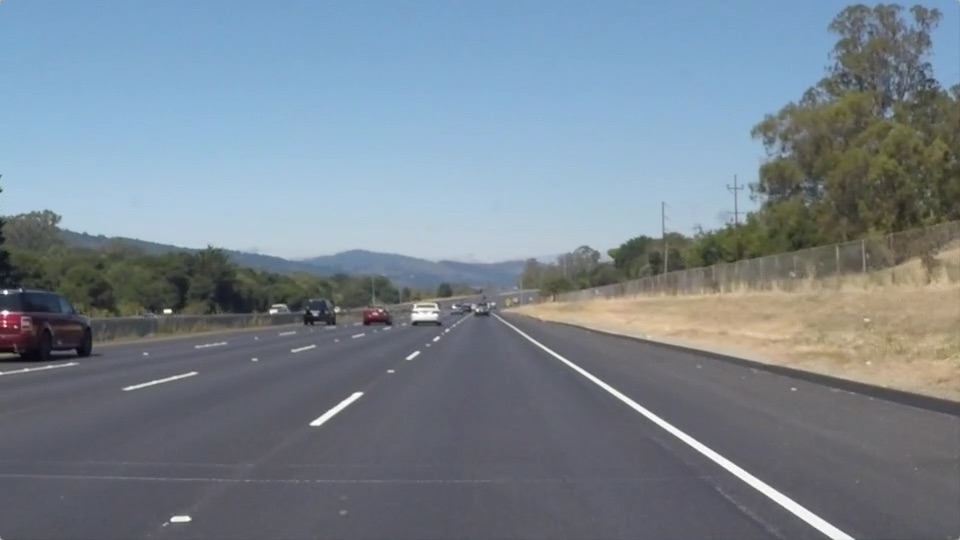
#> input picture CarND-LaneLines-P1/test_images/solidWhiteRight.jpg, 960 x 540 px
$ jupyter execute --allow-errors P1.ipynb   (shell and % lines are left out)
#> lines starting #> are read from the running program, lines starting #| are printed output that depends on the picture; after the words box and inside, x2 and y2 are one past the last pixel; in counts of white or black regions, pixels touching at a corner belong together
# **Finding Lane Lines on the Road**
***
In this project, you will use the tools you learned about in the lesson to identify lane lines on the road.  You can develop your pipeline on a series of individual images, and later apply the result to a video stream (really just a series of images). Check out the video clip "raw-lines-example.mp4" (also contained in this repository) to see what the output should look like after using the helper functions below.

Once you have a result that looks roughly like "raw-lines-example.mp4", you'll need to get creative and try to average and/or extrapolate the line segments you've detected to map out the full extent of the lane lines.  You can see an example of the result you're going for in the video "P1_example.mp4".  Ultimately, you would like to draw just one line for the left side of the lane, and one for the right.

---
Let's have a look at our first image called 'test_images/solidWhiteRight.jpg'.  Run the 2 cells below (hit Shift-Enter or the "play" button above) to display the image.

**Note** If, at any point, you encounter frozen display windows or other confounding issues, you can always start again with a clean slate by going to the "Kernel" menu above and selecting "Restart & Clear Output".

---

**The tools you have are color selection, region of interest selection, grayscaling, Gaussian smoothing, Canny Edge Detection and Hough Tranform line detection.  You  are also free to explore and try other techniques that were not presented in the lesson.  Your goal is piece together a pipeline to detect the line segments in the image, then average/extrapolate them and draw them onto the image for display (as below).  Once you have a working pipeline, try it out on the video stream below.**

---

<figure>

 <figcaption>
 <p></p>
 <p style="text-align: center;"> Your output should look something like this (above) after detecting line segments using the helper functions below </p>
 </figcaption>
</figure>
 <p></p>
<figure>

 <figcaption>
 <p></p>
 <p style="text-align: center;"> Your goal is to connect/average/extrapolate line segments to get output like this</p>
 </figcaption>
</figure>

[cell 1]
#importing some useful packages
import matplotlib.pyplot as plt
import matplotlib.image as mpimg
import numpy as np
import cv2

[cell 2]
#reading in an image
image = mpimg.imread('test_images/solidWhiteRight.jpg')
#> image is the input picture: shape (540, 960, 3); mean R, G, B 120.3, 132.6, 143.7
#printing out some stats and plotting
print('This image is:', type(image), 'with dimesions:', image.shape)
#| This image is: <class 'numpy.ndarray'> with dimesions: (540, 960, 3)
plt.imshow(image)  # if you wanted to show a single color channel image called 'gray', for example, call as plt.imshow(gray, cmap='gray')

**Some OpenCV functions (beyond those introduced in the lesson) that might be useful for this project are:**

`cv2.inRange()` for color selection
`cv2.fillPoly()` for regions selection
`cv2.line()` to draw lines on an image given endpoints
`cv2.addWeighted()` to coadd / overlay two images
`cv2.cvtColor()` to grayscale or change color
`cv2.imwrite()` to output images to file
`cv2.bitwise_and()` to apply a mask to an image

**Check out the OpenCV documentation to learn about these and discover even more awesome functionality!**

Below are some helper functions to help get you started. They should look familiar from the lesson!

[cell 3]
import math

def grayscale(img):
    """Applies the Grayscale transform
    This will return an image with only one color channel
    but NOTE: to see the returned image as grayscale
    (assuming your grayscaled image is called 'gray')
    you should call plt.imshow(gray, cmap='gray')"""
    return cv2.cvtColor(img, cv2.COLOR_RGB2GRAY)
    # Or use BGR2GRAY if you read an image with cv2.imread()
    # return cv2.cvtColor(img, cv2.COLOR_BGR2GRAY)

def canny(img, low_threshold, high_threshold):
    """Applies the Canny transform"""
    return cv2.Canny(img, low_threshold, high_threshold)

def gaussian_blur(img, kernel_size):
    """Applies a Gaussian Noise kernel"""
    return cv2.GaussianBlur(img, (kernel_size, kernel_size), 0)

def region_of_interest(img, vertices):
    """
    Applies an image mask.

    Only keeps the region of the image defined by the polygon
    formed from `vertices`. The rest of the image is set to black.
    """
    #defining a blank mask to start with
    mask = np.zeros_like(img)

    #defining a 3 channel or 1 channel color to fill the mask with depending on the input image
    if len(img.shape) > 2:
        channel_count = img.shape[2]  # i.e. 3 or 4 depending on your image
        ignore_mask_color = (255,) * channel_count
    else:
        ignore_mask_color = 255

    #filling pixels inside the polygon defined by "vertices" with the fill color
    cv2.fillPoly(mask, vertices, ignore_mask_color)

    #returning the image only where mask pixels are nonzero
    masked_image = cv2.bitwise_and(img, mask)
    return masked_image


def draw_lines(img, lines, color=[255, 0, 0], thickness=2):
    """
    NOTE: this is the function you might want to use as a starting point once you want to
    average/extrapolate the line segments you detect to map out the full
    extent of the lane (going from the result shown in raw-lines-example.mp4
    to that shown in P1_example.mp4).

    Think about things like separating line segments by their
    slope ((y2-y1)/(x2-x1)) to decide which segments are part of the left
    line vs. the right line.  Then, you can average the position of each of
    the lines and extrapolate to the top and bottom of the lane.

    This function draws `lines` with `color` and `thickness`.
    Lines are drawn on the image inplace (mutates the image).
    If you want to make the lines semi-transparent, think about combining
    this function with the weighted_img() function below
    """
    for line in lines:
        for x1,y1,x2,y2 in line:
            cv2.line(img, (x1, y1), (x2, y2), color, thickness)

def hough_lines(img, rho, theta, threshold, min_line_len, max_line_gap):
    """
    `img` should be the output of a Canny transform.

    Returns an image with hough lines drawn.
    """
    lines = cv2.HoughLinesP(img, rho, theta, threshold, np.array([]), minLineLength=min_line_len, maxLineGap=max_line_gap)
    line_img = np.zeros((img.shape[0], img.shape[1], 3), dtype=np.uint8)
    draw_lines(line_img, lines)
    return line_img

# Python 3 has support for cool math symbols.

def weighted_img(img, initial_img, α=0.8, β=1., λ=0.):
    """
    `img` is the output of the hough_lines(), An image with lines drawn on it.
    Should be a blank image (all black) with lines drawn on it.

    `initial_img` should be the image before any processing.

    The result image is computed as follows:

    initial_img * α + img * β + λ
    NOTE: initial_img and img must be the same shape!
    """
    return cv2.addWeighted(initial_img, α, img, β, λ)

## Test on Images

Now you should build your pipeline to work on the images in the directory "test_images"
**You should make sure your pipeline works well on these images before you try the videos.**

run your solution on all test_images and make copies into the test_images directory).

[cell 4]
import os
os.listdir("test_images/")

[cell 5]
def read_image(image_path):
    """Reads and returns image."""
#> called with image_path = 'test_images/solidWhiteCurve.jpg'
    return mpimg.imread(image_path)
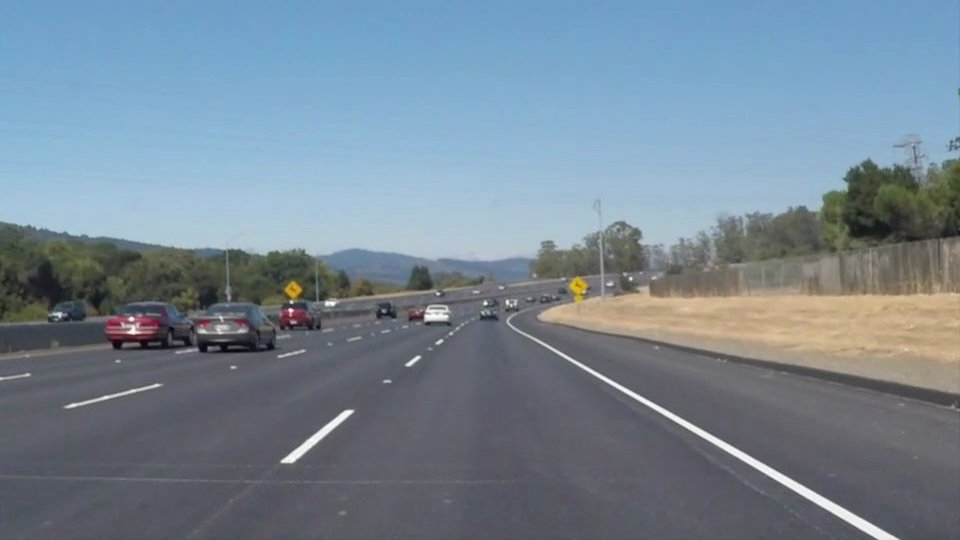
#> input picture CarND-LaneLines-P1/test_images/solidWhiteCurve.jpg, 960 x 540 px
#> returned value is the input picture: shape (540, 960, 3); mean R, G, B 118.5, 134.5, 148.1

[cell 6]
# Read and save test images to array
test_images = [read_image('test_images/' + i) for i in os.listdir('test_images/')]
#> call 3 of read_image, with image_path = 'test_images/solidYellowCurve.jpg'
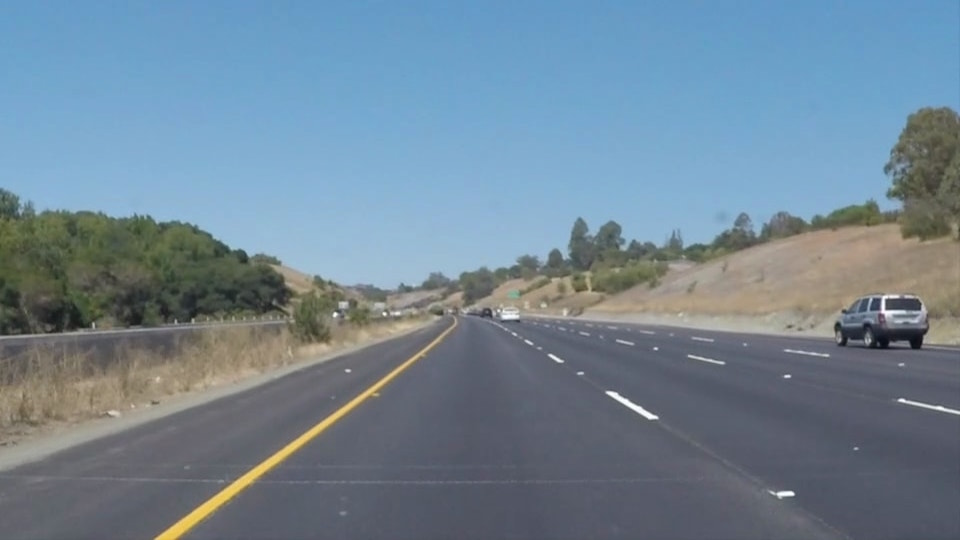
#> input picture CarND-LaneLines-P1/test_images/solidYellowCurve.jpg, 960 x 540 px
#> in read_image, returned value is the input picture: shape (540, 960, 3); mean R, G, B 113, 133.4, 149
#> test_images = 3 items

[cell 7]
# TODO: Build your pipeline that will draw lane lines on the test_images
# then save them to the test_images directory.
# Pipeline

def draw_lane_lines(image):
    gray = grayscale(image)
    plt.subplot(2,2,1)
    plt.imshow(gray, cmap="gray")
# Define a kernel size for Gaussian smoothing / blurring
# Note: this step is optional as cv2.Canny() applies a 5x5 Gaussian internally
    kernel_size = 3
    blur_gray = gaussian_blur(gray,kernel_size)

# Define parameters for Canny
    low_threshold = 50
    high_threshold = 150
    edges = canny(blur_gray, low_threshold, high_threshold)
#> in canny, `return cv2.Canny(img, low_threshold, high_threshold)`:
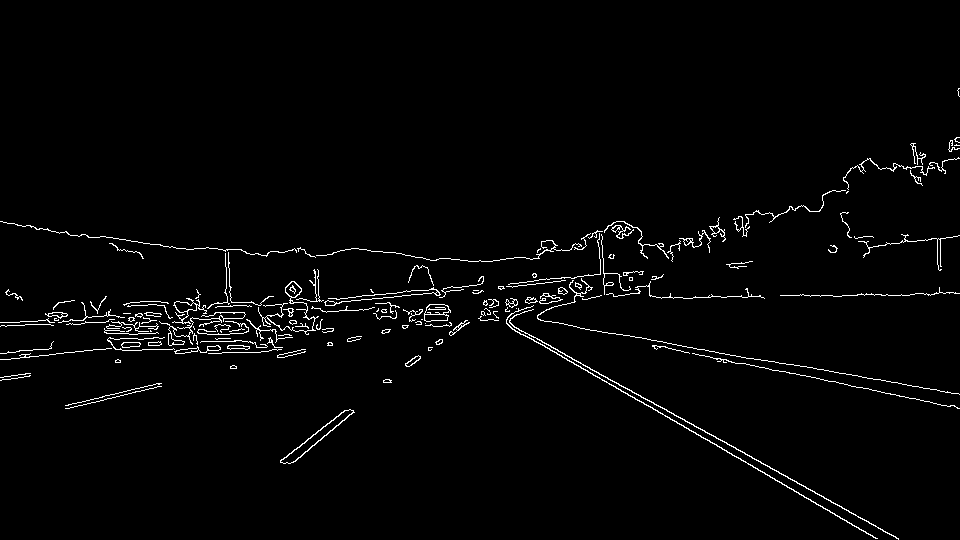
#> returned value: shape (540, 960); 2.1% white in thin lines or dots, all inside (x1, y1, x2, y2) = (0, 88, 960, 540)


# Mask edges image
    border = 0
    imshape = image.shape
#> imshape = (540, 960, 3)
    vertices = np.array([[(0,imshape[0]),(465, 320), (475, 320), (imshape[1],imshape[0])]], dtype=np.int32)
    masked_image = region_of_interest(edges,vertices)
#> in region_of_interest, `cv2.fillPoly(mask, vertices, ignore_mask_color)`:
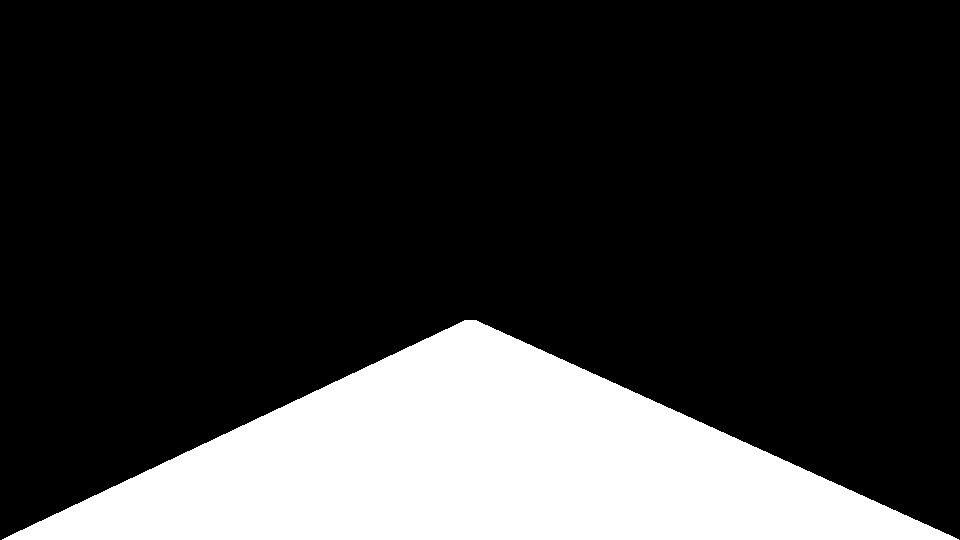
#> mask: shape (540, 960); 20.6% white; 1 white region, box (x1, y1, x2, y2) and area: (2, 320, 959, 540) 106734
#> in region_of_interest, `masked_image = cv2.bitwise_and(img, mask)`: masked_image: shape (540, 960); 0.25% white in thin lines or dots, all inside (x1, y1, x2, y2) = (280, 320, 899, 540)

# Display the image
    ## Plot masked edges image
    masked_bw_edges_image = cv2.cvtColor(masked_image, cv2.COLOR_GRAY2BGR)
    plt.subplot(2,2,2)
    plt.imshow(masked_bw_edges_image)

# Define the Hough transform parameters
# Make a blank the same size as our image to draw on
    rho = 2 # distance resolution in pixels of the Hough grid
    theta = np.pi/180 # angular resolution in radians of the Hough grid
    threshold = 20     # minimum number of votes (intersections in Hough grid cell)
    min_line_length = 100 #minimum number of pixels making up a line
    max_line_gap = 160    # maximum gap in pixels between connectable line segments

# Run Hough on edge detected image
# Output "lines" is an array containing endpoints of detected line segments
    line_image = hough_lines(masked_image, rho, theta, threshold, min_line_length, max_line_gap)
#> in hough_lines, `lines = cv2.HoughLinesP(img, rho, theta, threshold, np.array([]), minL..`: lines = [[584, 369, 877, 538], [626, 388, 898, 539], [293, 462, 456, 326], [280, 461, 415, 356], [640, 395, 898, 538], [300, 457, 460, 323], [280, 462, 464, 324], [280, 460, 453, 334], [288, 463, 469, 322], [327, 423, 461, 325], [615, 386, 769, 475], [289, 453, 463, 326]]
#> the loop in draw_lines, `for line in lines:` made 12 passes

    ## Plot Hough lines image
    plt.subplot(2,2,3)
    plt.imshow(line_image)

# Create a "color" binary image to combine with line image
    color_edges = np.dstack((edges, edges, edges))
    line_edges = weighted_img(line_image,color_edges)

    plt.subplot(2,2,4)
    plt.imshow(line_edges)
    return line_edges
image = draw_lane_lines(test_images[0])
draw_lane_lines(image)
#> in canny (call 2), `return cv2.Canny(img, low_threshold, high_threshold)`: returned value: shape (540, 960); 3.6% white in thin lines or dots, all inside (x1, y1, x2, y2) = (0, 87, 960, 540)
#> in region_of_interest (call 2), `masked_image = cv2.bitwise_and(img, mask)`:
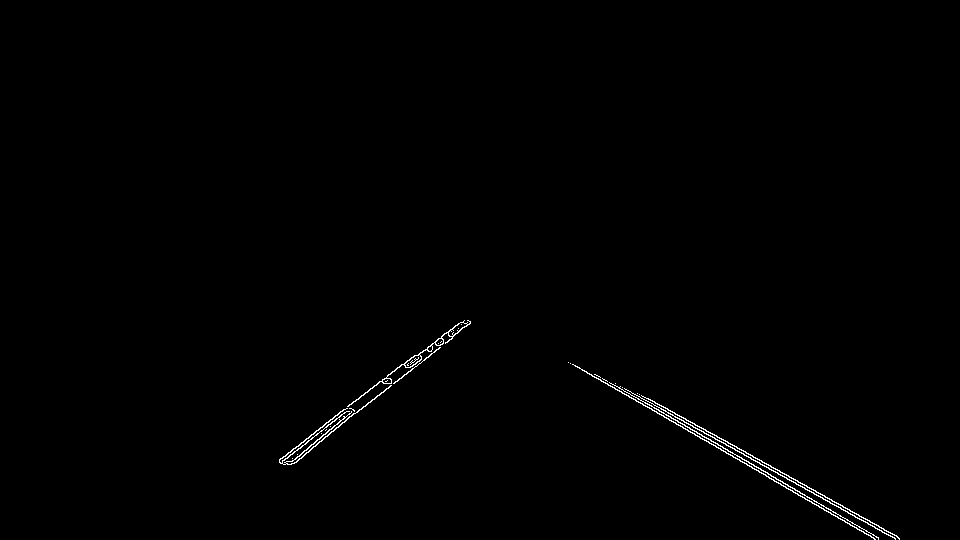
#> masked_image: shape (540, 960); 0.52% white in thin lines or dots, all inside (x1, y1, x2, y2) = (279, 320, 900, 540)
#> in hough_lines (call 2), `lines = cv2.HoughLinesP(img, rho, theta, threshold, np.array([]), minL..`: lines = 23 rows, first 6: [594, 374, 878, 525], [290, 464, 470, 323], [572, 364, 874, 538], [280, 458, 460, 322], [648, 398, 861, 520], [610, 383, 878, 538]
#> the loop in draw_lines (call 2), `for line in lines:` made 23 passes
#> line on passes 1 to 12: [[594, 374, 878, 525]], [[290, 464, 470, 323]], [[572, 364, 874, 538]], [[280, 458, 460, 322]], [[648, 398, 861, 520]], [[610, 383, 878, 538]], [[279, 460, 470, 321]], [[288, 464, 411, 357]], [[716, 435, 895, 538]], [[281, 463, 469, 321]], [[292, 461, 463, 322]], [[699, 426, 878, 537]]

[cell 8]
draw_lane_lines(test_images[1])
#> in canny (call 3), `return cv2.Canny(img, low_threshold, high_threshold)`: returned value: shape (540, 960); 2% white in thin lines or dots
#> in region_of_interest (call 3), `masked_image = cv2.bitwise_and(img, mask)`:
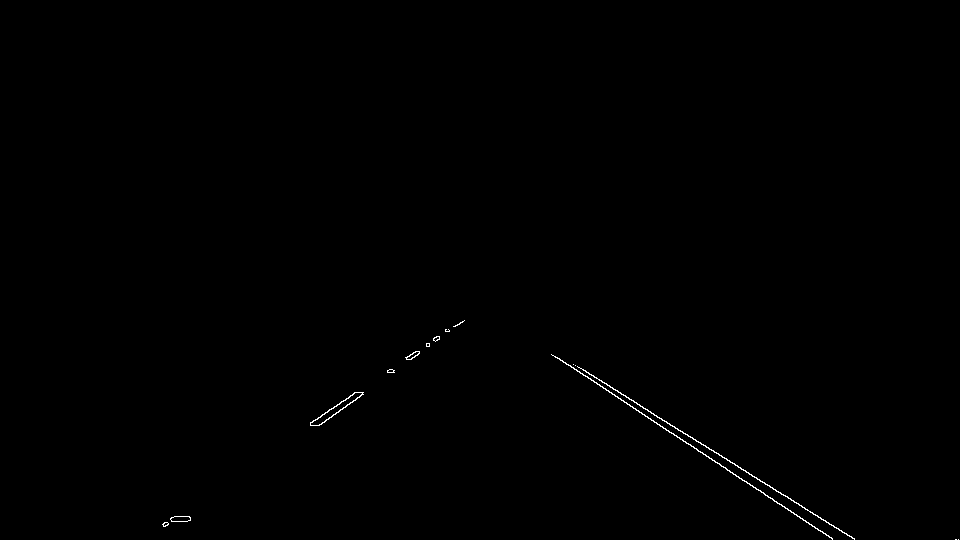
#> masked_image: shape (540, 960); 0.25% white in thin lines or dots, all inside (x1, y1, x2, y2) = (162, 320, 959, 540)
#> in draw_lane_lines (call 3), `color_edges = np.dstack((edges, edges, edges))`: color_edges: shape (540, 960, 3); 2% white in thin lines or dots

## Test on Videos

You know what's cooler than drawing lanes over images? Drawing lanes over video!

We can test our solution on two provided videos:

`solidWhiteRight.mp4`

`solidYellowLeft.mp4`

[cell 9]
draw_lane_lines(test_images[2])
#> in grayscale (call 4), `return cv2.cvtColor(img, cv2.COLOR_RGB2GRAY)`:
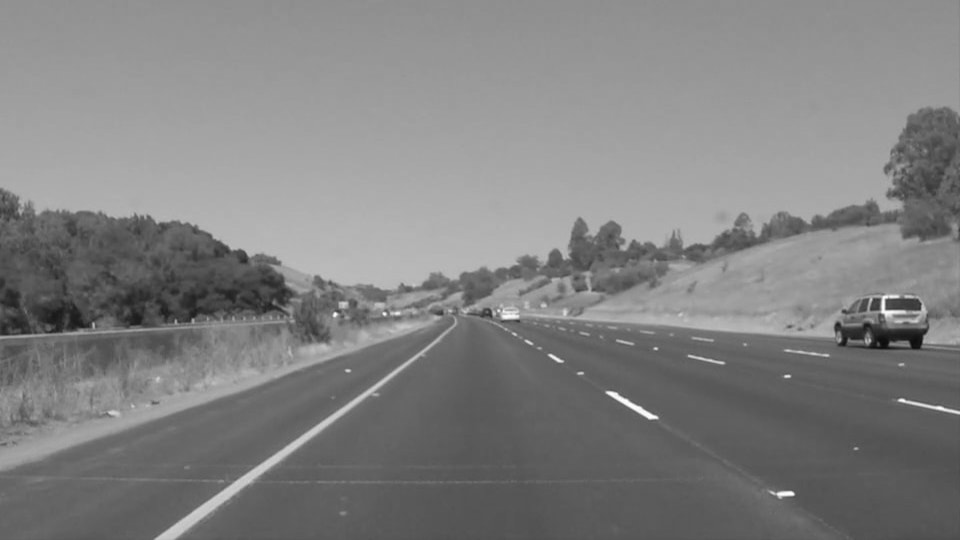
#> returned value: shape (540, 960); min 11, max 254, mean 129.1
#> in canny (call 4), `return cv2.Canny(img, low_threshold, high_threshold)`: returned value: shape (540, 960); 1.9% white in thin lines or dots, all inside (x1, y1, x2, y2) = (0, 106, 960, 540)
#> in region_of_interest (call 4), `masked_image = cv2.bitwise_and(img, mask)`:
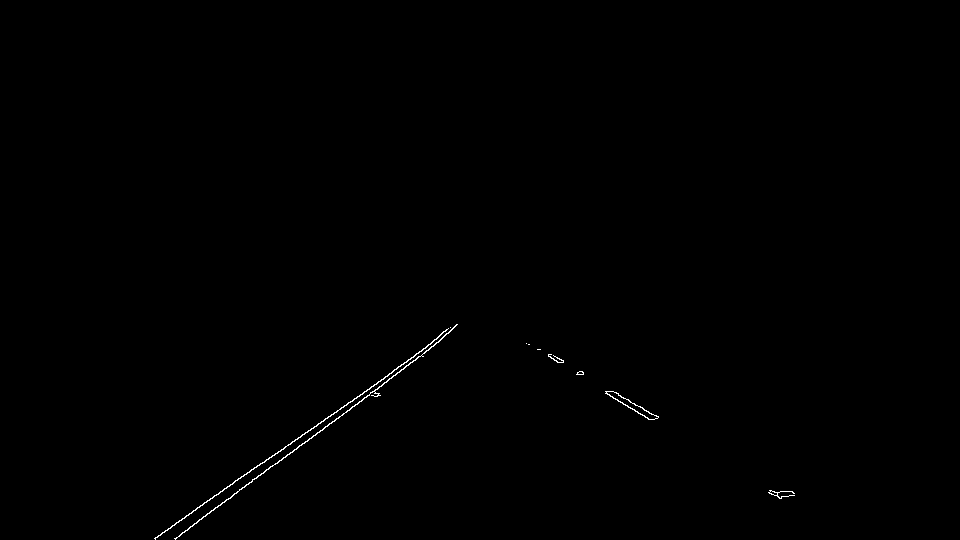
#> masked_image: shape (540, 960); 0.25% white in thin lines or dots, all inside (x1, y1, x2, y2) = (154, 324, 795, 540)
#> call 4 of weighted_img, with α = 0.8, β = 1, λ = 0
#> in weighted_img (call 4), `return cv2.addWeighted(initial_img, α, img, β, λ)`:
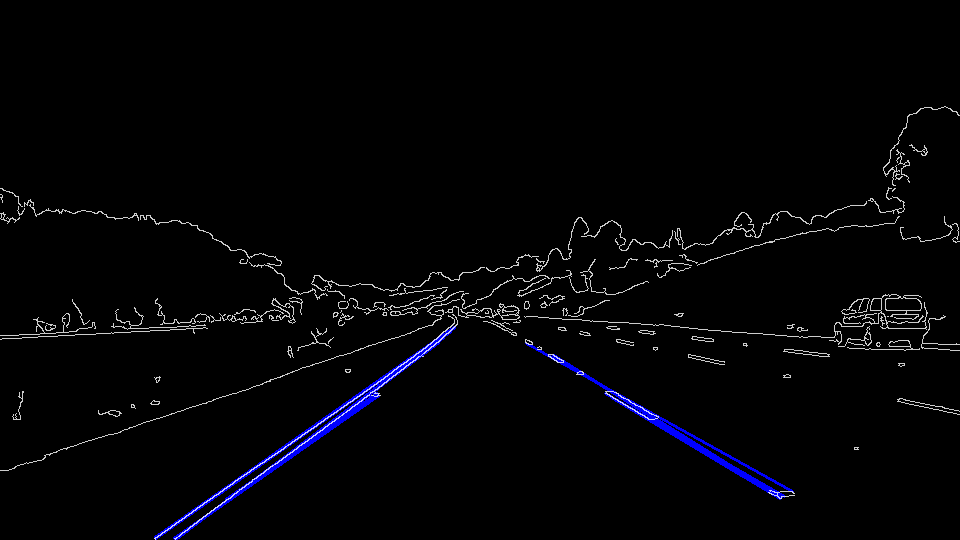
#> returned value: shape (540, 960, 3); mean of channels 0, 1, 2 6.1, 3.8, 3.8; drawn as B, G, R

#> (a cell that did not finish here is left out)

#> (a cell that did not finish here is left out)

#> (a cell that did not finish here is left out)

[cell 13]
# Import everything needed to edit/save/watch video clips
from moviepy.editor import VideoFileClip
from IPython.display import HTML

[cell 14]
# [7 lines left out: function process_image, not called in this run]

Let's try the one with the solid white lane on the right first ...

[cell 15]
white_output = 'white.mp4'
#> white_output = 'white.mp4'
#> (the rest of this cell did not finish here and is left out)
